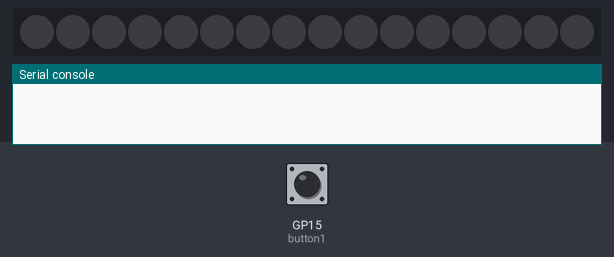
Simulated run of this program. Board: Raspberry Pi Pico running CircuitPython. Parts: 16 RGB LEDs in strip order, left to right, the last lines printed to the serial console. Inputs (shaded band) come from the test bench; at power-on: GP15 (button1) LOW. Dim RGB values are drawn brighter than linear.

Above: at 1.2 s.
1.3 s: GP15 (button1) pulled HIGH for 0.15 s
At 1.7 s:
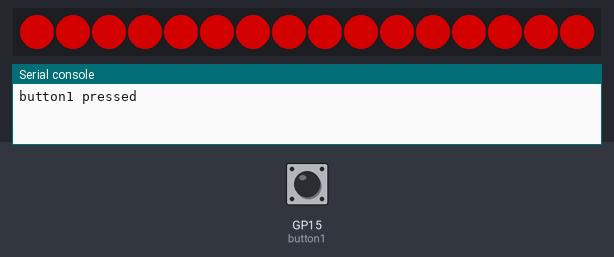
At 2.7 s:
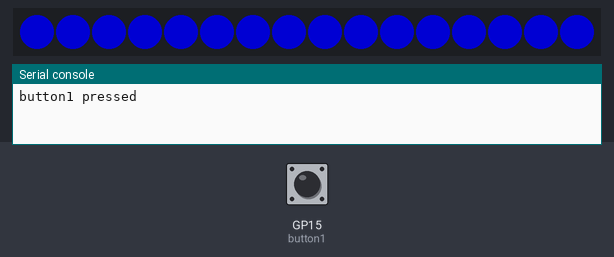
4.3 s: GP15 (button1) pulled HIGH for 3.2 s
At 5.2 s:
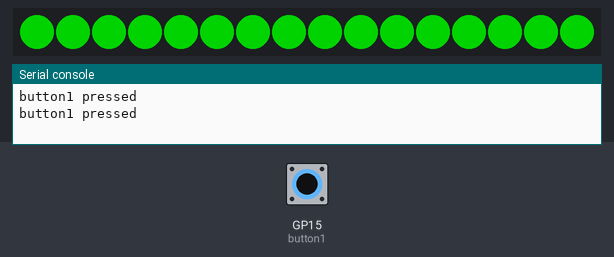
Timing chart, 0 to 7.3 s (numbered marks = the images above; inputs shaded):
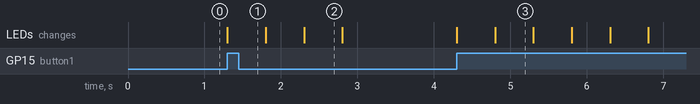

Measured:
- after the input at 1.3 s, the LEDs: change at once (image 1)
- after the input at 4.3 s, the LEDs: first change at once (image 3 shows a later state)
- what the display in image 2 shows lasts 0.5 s, from 2.3 s to 2.8 s

The program:

neoringbutton.py
```python
# HW Setup
# 3V to power rail
# Power rail to button
# GP15 to other side of button
# Neopixel control to GP0
# Neopixel ground to ground
# Neopixel VCC to VBUS

import time
import board
import digitalio
import board
import neopixel

# vars
speed = 0.5

# Setup neopixel
num_pixels = 16

pixels = neopixel.NeoPixel(board.GP0, num_pixels)
pixels.brightness = 0.5

# Setup buttons
button1 = digitalio.DigitalInOut(board.GP15)
button1.switch_to_input(pull=digitalio.Pull.DOWN)

while True:
    if button1.value:
        print("button1 pressed")
        pixels.fill((255,0,0))
        time.sleep(speed)
        pixels.fill((0,255,0))
        time.sleep(speed)
        pixels.fill((0,0,255))
        time.sleep(speed)
    pixels.fill((0, 0, 0))
```
